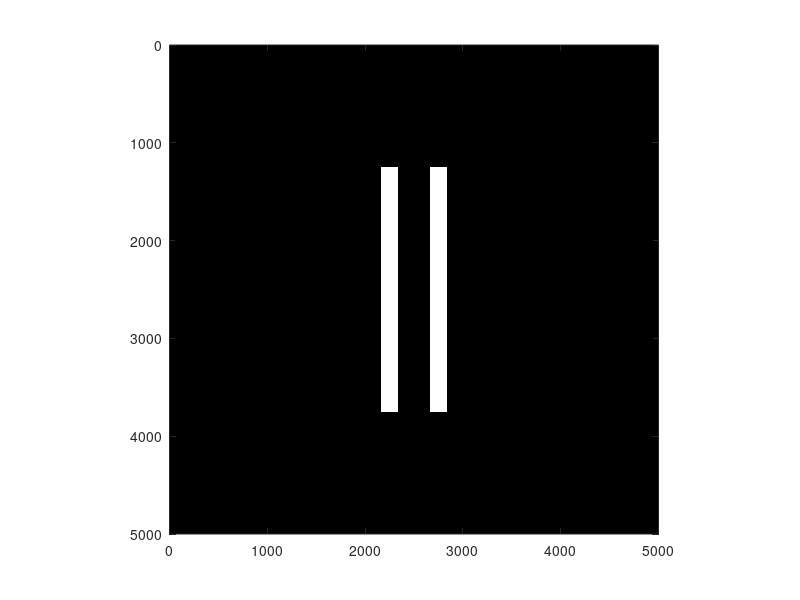

Write the MATLAB code that produced this figure.
% Isabelle Leonard
% Optics 211
% 4/21/20
% Final Project
% This function will generate a double slit aperture

% Define Aperture field
apl=5000; % size of the aperture field
ap=zeros(apl); % Define actual aperture plane

% Define double slit aperture
sh=2500; % Define slit height
sw=175; % Define slit height
space=500; % Define space between the centers of the slits

for ijk=round(1+apl/2-sh/2):round(1+apl/2+sh/2)
    for lmn=round(1+apl/2-space/2-sw/2):round(1+apl/2-space/2+sw/2);
            ap(ijk,lmn)=1;
    end
    for lmn=round(1+apl/2+space/2-sw/2):round(1+apl/2+space/2+sw/2);
            ap(ijk,lmn)=1;
    end 
end


% Plot the aperture field
figure
imagesc(ap) % Plot image of the aperture field
colormap gray % Set the color of the aperture field plot
axis equal % Set the display scale of the axes
axis([0 apl 0 apl]) % Set axes limits to size of aperture field
